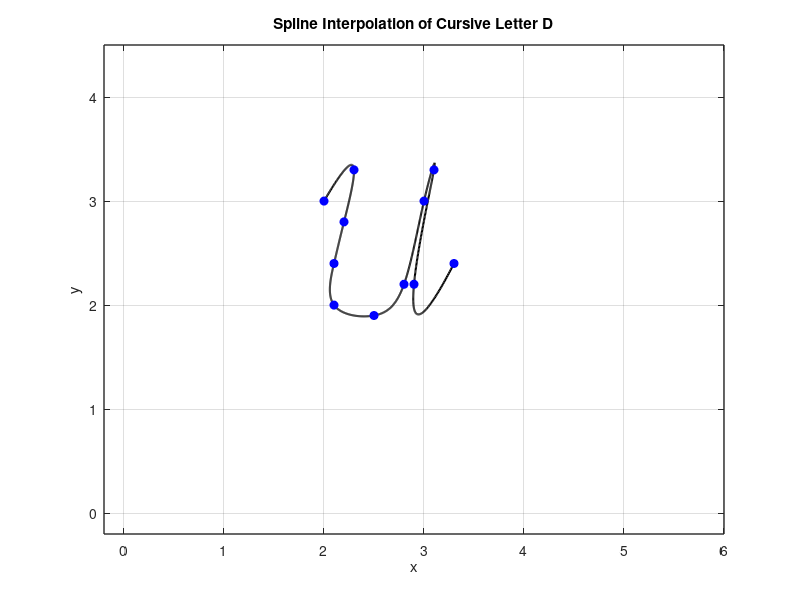

This chart was generated by the following MATLAB code:
x = [2 2.3 2.2 2.1 2.1 2.5 2.8 3 3.1 2.9 3.3];
y = [3 3.3 2.8 2.4 2 1.9 2.2 3 3.3 2.2 2.4];

n = length(x);
t = 0:n-1; % Parametric coordinate t
tt = 0:0.01:n-1; % More dense coordinate tt for spline interpolation

% Compute spline interpolation
xx = spline(t, x, tt);
yy = spline(t, y, tt);

% Plot settings
figure(1)
plot(xx, yy, 'k', 'LineWidth', 1.5) % plot spline
hold on
plot(x, y, 'bo', 'MarkerFaceColor', 'b') % plot data points
axis([-0.2 6 -0.2 4.5])
grid on
title('Spline Interpolation of Cursive Letter D')
xlabel('x')
ylabel('y')
set(gca, 'FontSize', 10, 'LineWidth', 1)
grid on